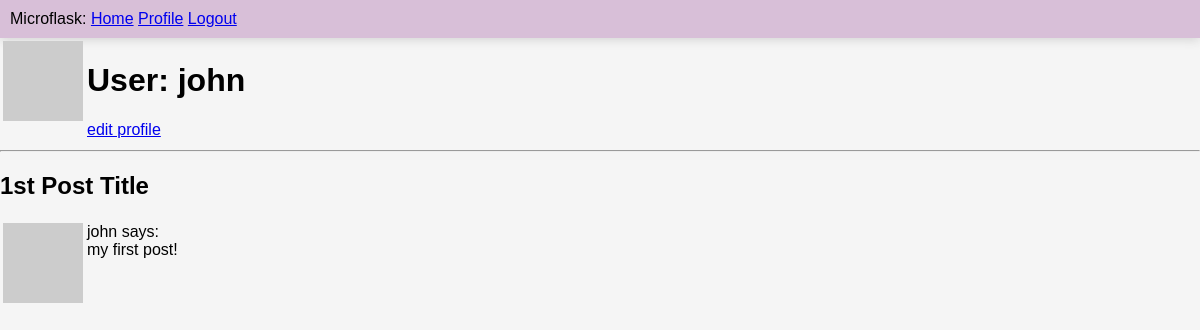
/user/john (signed in), run on the app's committed database.
### app/models.py (models this page shows, shortened)
class User(UserMixin, db.Model):
  id = db.Column(db.Integer, primary_key=True)
  username = db.Column(db.String(64), index=True, unique=True)
  email = db.Column(db.String(120), index=True, unique=True)
  password_hash = db.Column(db.String(128))
  posts = db.relationship('Post', backref='author', lazy='dynamic')
  about_me = db.Column(db.String(140))
  last_seen = db.Column(db.DateTime, default=datetime.utcnow)
  def avatar(self, size):
    digest = md5(self.email.lower().encode('utf-8')).hexdigest()
    return f"https://www.gravatar.com/avatar/{digest}?d=identicon&s={size}"

class Post(db.Model):
  id = db.Column(db.Integer, primary_key=True)
  title = db.Column(db.String(60))
  body = db.Column(db.String(140))
  timestamp = db.Column(db.DateTime, index=True, default=datetime.utcnow)
  user_id = db.Column(db.Integer, db.ForeignKey('user.id'))

### app/routes.py (the view)
@app.route('/user/<username>')
@login_required
def user(username):
  user = User.query.filter_by(username=username).first_or_404()
  if (current_user.username is user.username):
    posts = user.posts.all()
    return render_template('user.html', user=user, posts=posts)
  return redirect(url_for('login'))

### app/models.py (called while the page is built)
@login.user_loader
def load_user(id):
  return User.query.get(int(id))

### app/routes.py (called while the page is built)
@app.before_request
def before_request():
  if current_user.is_authenticated:
    current_user.last_seen = datetime.utcnow()
    db.session.commit()

### app/templates/user.html (shortened to what this page needs)
{% extends 'layout.html' %}
{% block content %}
  <table>
    <tr valign="top">
        <td><img src="{{ user.avatar(128) }}"></td>
        <td>
          <h1>User: {{ user.username }}</h1>
          <a href="{{ url_for('edit', username=current_user.username) }}">edit profile</a>
        </td>
    </tr>
  </table>
  <hr>
  {% for post in posts %}
    {% include '_post.html' %}
  {% endfor %}
{% endblock %}

### app/templates/_post.html
<table>
  <tr valign="top">
      <tc><h2>{{post.title}}</h2></tc>
      <td><img src="{{ post.author.avatar(36) }}"></td>
      <td>{{ post.author.username }} says:<br>{{ post.body }}</td>
  </tr>
</table>

### app/static/styles/global.css (style rules this page uses)
html, body { margin: 0; padding: 0; background-color: whitesmoke; font-family: Arial, sans-serif; }

### data on the page
User: username "john"
Post: title "1st Post Title", author.username "john", body "my first post!"
